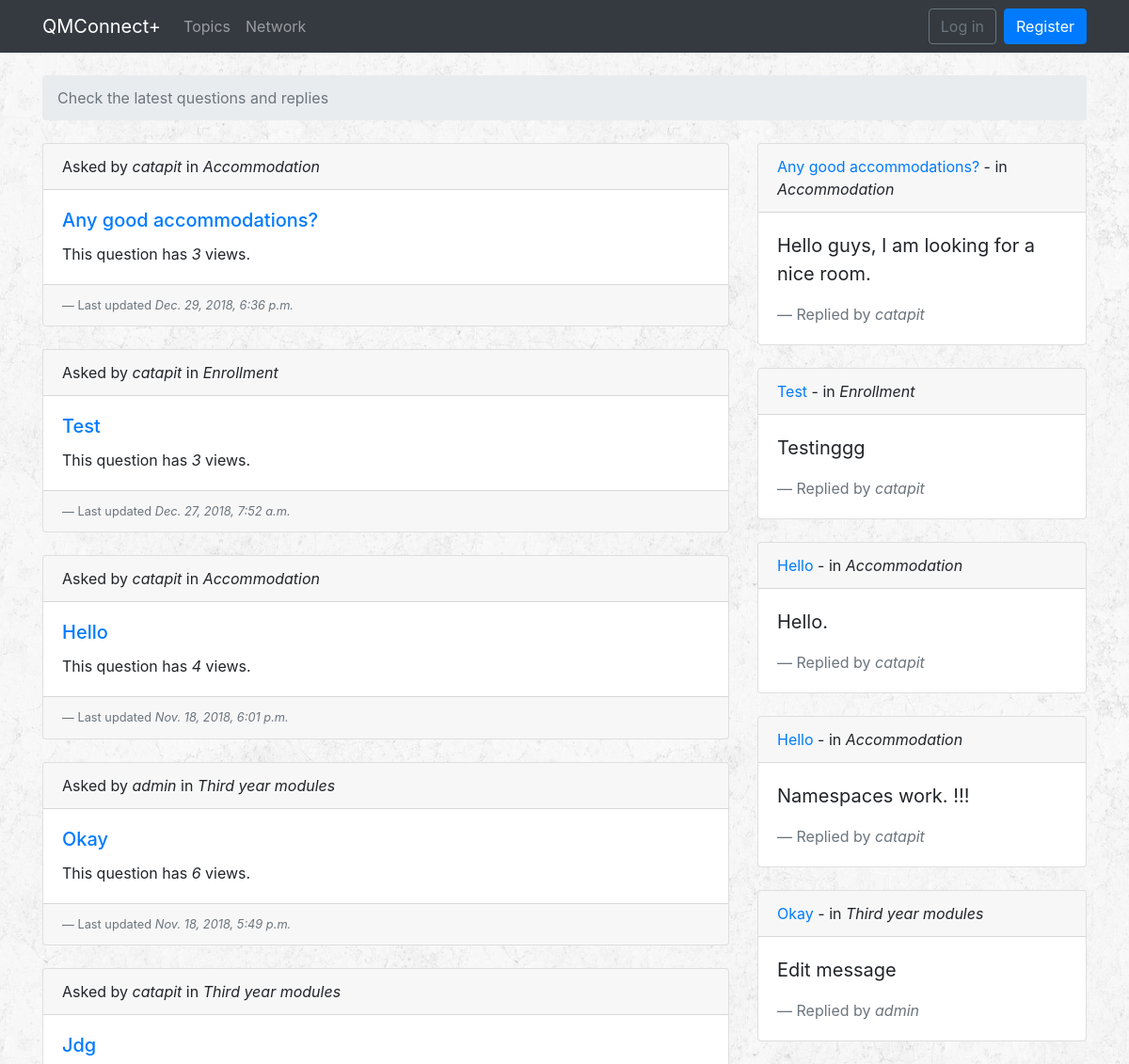
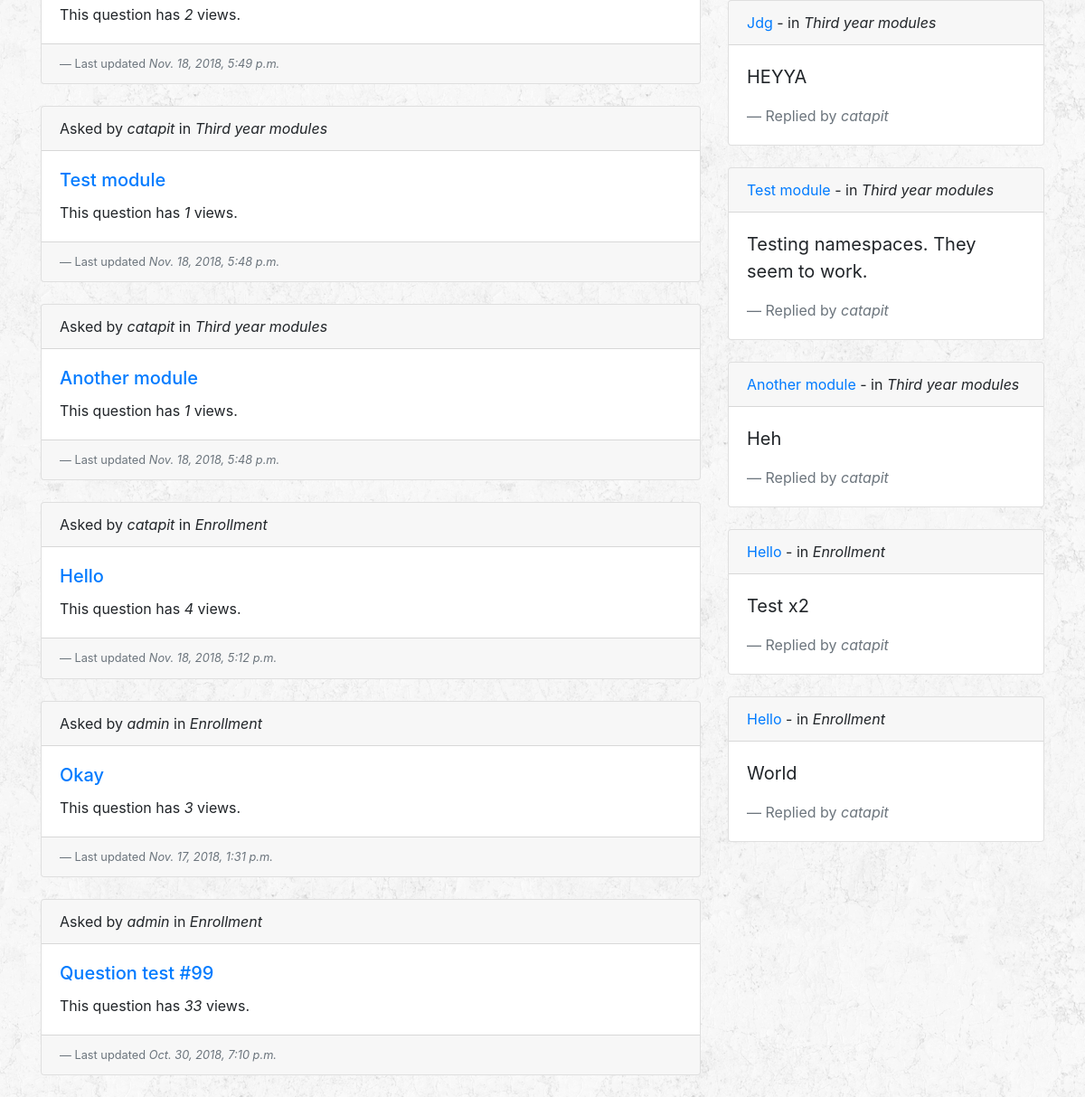
The app's page /, older data (2 pictures, top to bottom).
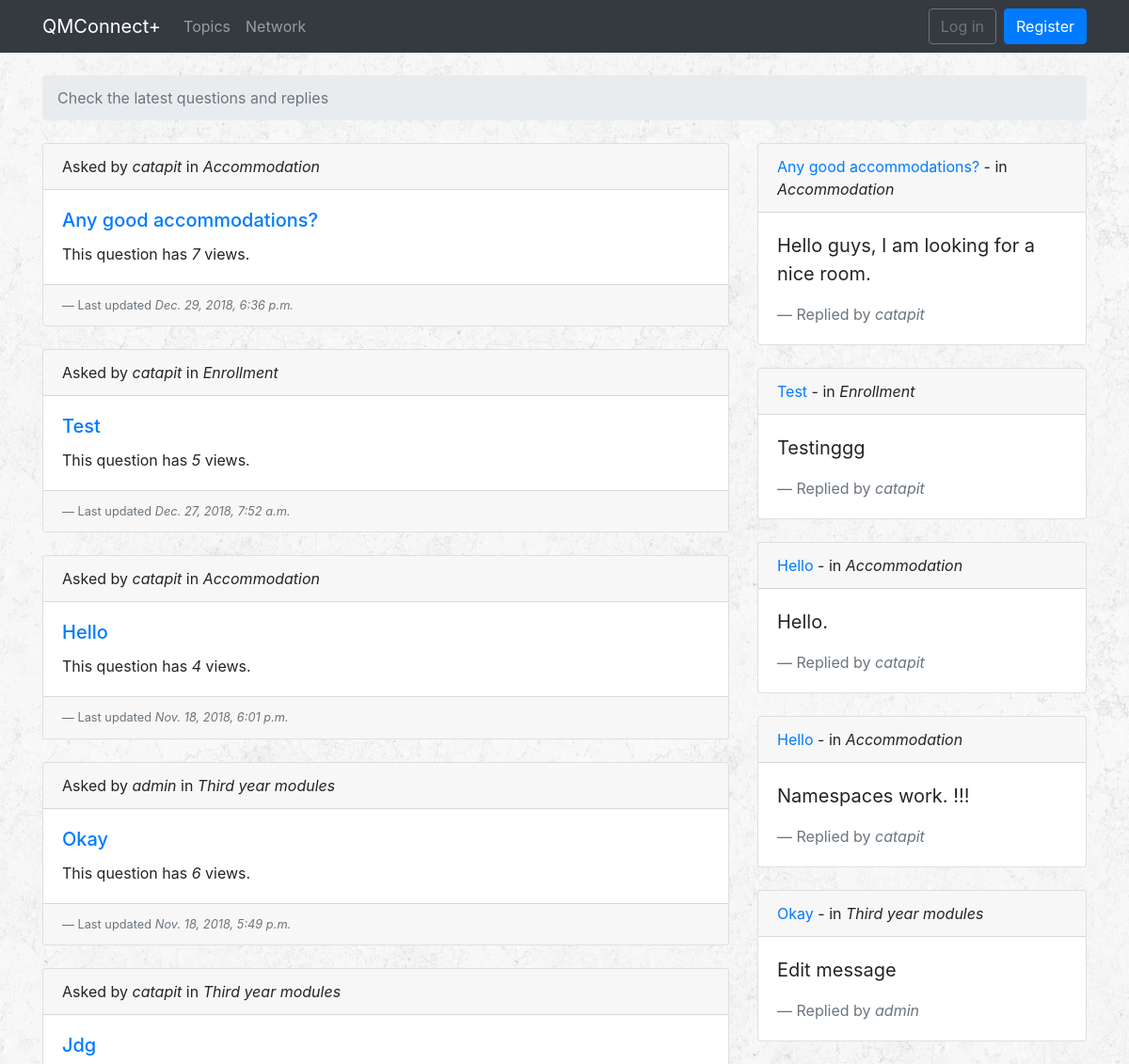
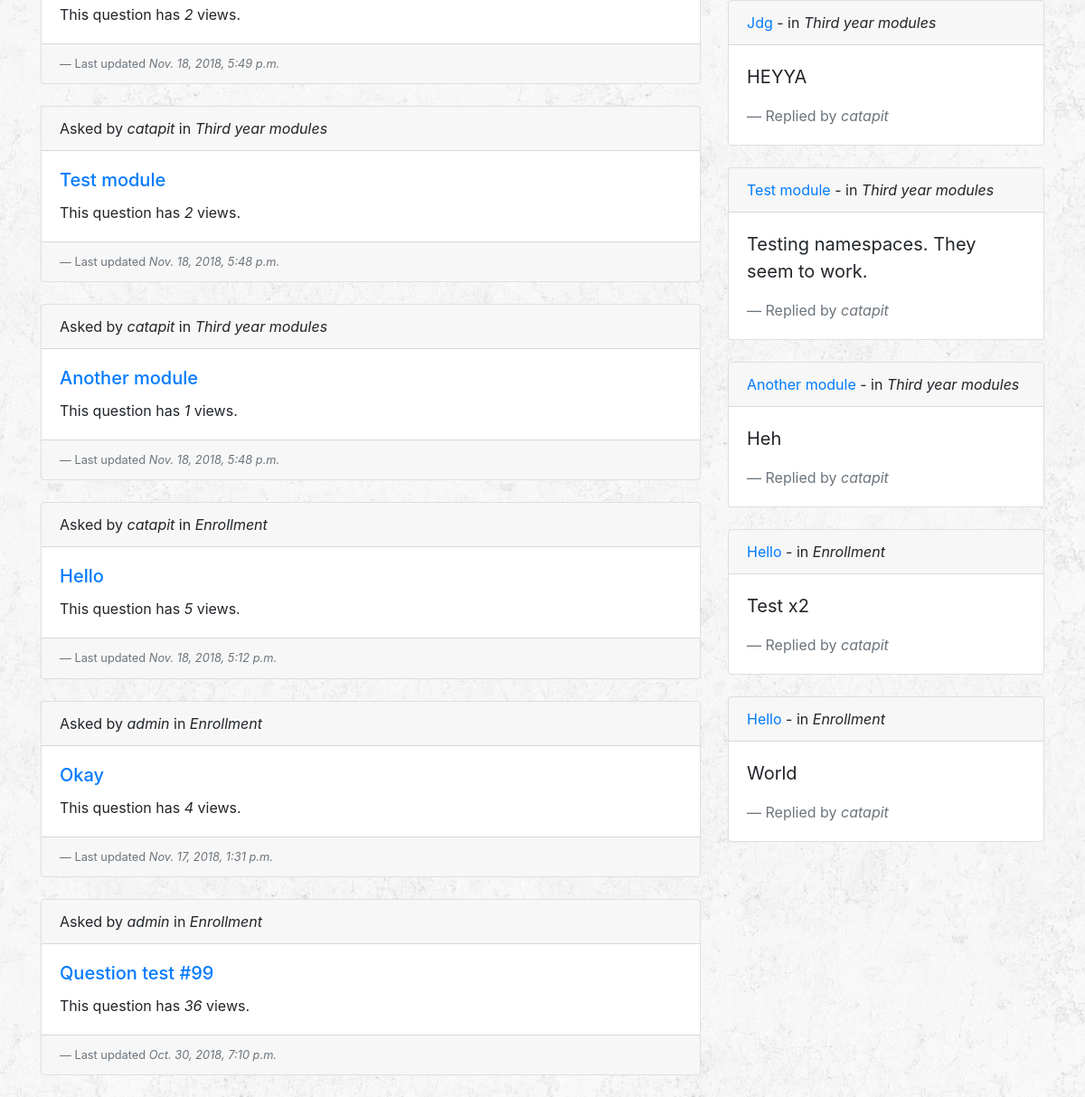
The same page, newer data (2 pictures, top to bottom).
### qa/models.py (models this page shows, shortened)
class Question(models.Model):
    subject = models.CharField(max_length=255)
    last_updated = models.DateTimeField(auto_now_add=True)
    topic = models.ForeignKey(Topic, related_name='questions', on_delete=models.CASCADE)
    starter = models.ForeignKey(User, related_name='questions', on_delete=models.CASCADE)
    views = models.PositiveIntegerField(default=0)
    def __str__(self):
        return self.subject

class Topic(models.Model):
    name = models.CharField(max_length=30, unique=True)
    description = models.CharField(max_length=100)
    def __str__(self):
        return self.name

### qa/views.py (the view)
# urls.py: path('', qa_views.latest, name='latest'),
def latest(request):
    answers = Answer.objects.order_by('-created_at')[:10]
    questions = Question.objects.order_by('-last_updated')[:10]
    return render(request, 'latest.html', {'answers': answers, 'questions': questions})

### templates/latest.html
{% extends 'base.html' %}
{% block breadcrumb %}
<li class="breadcrumb-item active">Check the latest questions and replies</li>
{% endblock %}
{% block content %}
<div class="row">
  <div class="col-md-8">
    {% for question in questions %}
    <div class="card mb-4">
      <div class="card-header">
        Asked by <cite>{{ question.starter }}</cite> in <cite>{{ question.topic }}</cite>
      </div>
      <div class="card-body">
        <h5 class="card-title"><a href="{% url 'qa:question_answers' question.topic.pk question.pk %}">{{ question }}</a></h5>
        <p class="card-text">This question has <cite>{{ question.views }}</cite> views.</p>
      </div>
      <div class="card-footer text-muted">
        <footer class="blockquote-footer">Last updated <cite>{{ question.last_updated }}</cite></footer>
      </div>
    </div>
    {% endfor %}
  </div>
  <div class="col-md-4">
    {% for answer in answers %}
    <div class="card mb-4">
      <div class="card-header">
        <a href="{% url 'qa:question_answers' answer.question.topic.pk answer.question.pk %}">{{ answer.question }}</a> - in <cite>{{ answer.question.topic }}</cite>
      </div>
      <div class="card-body">
        <blockquote class="blockquote mb-0">
          <p>{{ answer.message }}</p>
          <footer class="blockquote-footer">Replied by <cite>{{ answer.question.starter }}</cite></footer>
        </blockquote>
      </div>
    </div>
    {% endfor %}
  </div>
</div>
{% endblock content %}

Row changes from the older to the newer data that the page shows:
changed Question "Any good accommodations?": views "3" → "7"
changed Question "Test": views "3" → "5"
changed Question "Test module": views "1" → "2"
changed Question "Nov. 18, 2018, 5:12 p.m.": views "4" → "5"
changed Question "Nov. 17, 2018, 1:31 p.m.": views "3" → "4"
changed Question "Question test #99": views "33" → "36"
